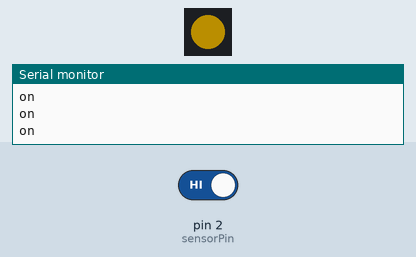
Recording of a sketch running on a simulated Arduino Uno, built with avr-gcc and run on an emulated ATmega328P. Parts: 1 RGB LEDs in strip order, left to right, the last lines printed to the serial monitor. The test bench sets the inputs (shaded band); at power-on: pin 2 (sensorPin) HIGH. Dim RGB values are drawn brighter than linear.

Above: at 1.9 s.
2.0 s: pin 2 (sensorPin) driven LOW
At 2.19 s:
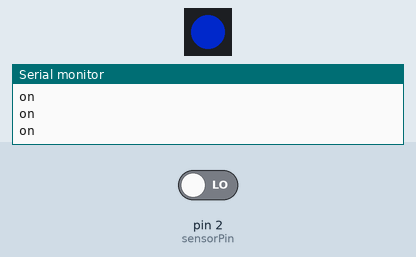
At 2.6 s:
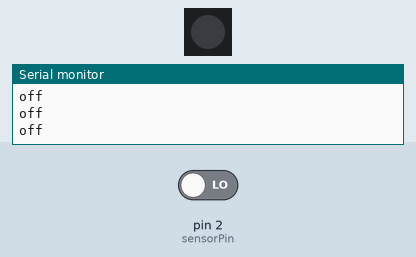
3.7 s: pin 2 (sensorPin) driven HIGH
At 3.85 s:
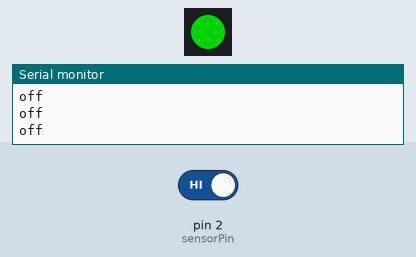
Timing chart, 0 to 19.3 s (numbered marks = the images above; inputs shaded):
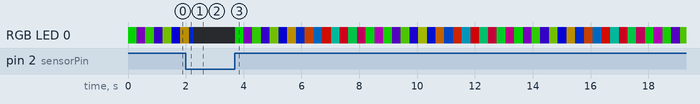

Measured:
- after the input at 3.7 s, RGB LED 0: off → RGB(0, 128, 0) at once, → RGB(51, 0, 77) 0.30 s later, → RGB(24, 104, 0) 0.30 s later, → RGB(27, 0, 101) 0.30 s later, … (52 changes in this stretch)

The sketch:

pir_rgb.ino
```cpp
// Include the Adafruit NeoPixel library to control the LED strip
#include <Adafruit_NeoPixel.h>

// Define sensorPin to read input signal (e.g., from a button or sensor)
byte sensorPin = 2;
// Define PIN_LED as the pin that sends control signals to the LED strip's Data Input (DI)
#define PIN_LED 13
// Define NUM_LED as the number of LEDs in the strip
#define NUM_LED 1

// Create an instance of the Adafruit_NeoPixel class to control the LED strip
Adafruit_NeoPixel RGB_Strip = Adafruit_NeoPixel(NUM_LED, PIN_LED, NEO_GRB + NEO_KHZ800);

void setup() {
  // Set the sensorPin as an INPUT
  pinMode(sensorPin,INPUT);
  // Initialize the NeoPixel strip
  RGB_Strip.begin();
  // Initialize all pixels to 'off'
  RGB_Strip.show();
  // Set the initial brightness of the strip to 0 (range is from 0 (darkest) to 255 (brightest))
  RGB_Strip.setBrightness(0);
  // Begin serial communication at a baud rate of 9600
  Serial.begin(9600);
}

void loop() {
  // Read the state of the sensorPin (0 or 1)
  byte state = digitalRead(sensorPin);

  // If the sensorPin reads LOW (0), turn off the LEDs
  if (state == 0) {
    RGB_Strip.setBrightness(0);
    RGB_Strip.show();
    // Print "off" to the serial monitor
    Serial.println("off");
  }
  // If the sensorPin reads HIGH (1), turn on the LEDs with a rainbow effect
  else if (state == 1) {
    RGB_Strip.setBrightness(128); // Set brightness to half
    rainbow(2);  // Call the rainbow function to create a rainbow effect
    // Print "on" to the serial monitor
    Serial.println("on");
  }
}

// Function to fill the strip with a solid color, one pixel at a time
void colorWipe(uint32_t c, uint16_t wait) {
  for (uint16_t i = 0; i < RGB_Strip.numPixels(); i++) {
    RGB_Strip.setPixelColor(i, c); // Set pixel's color (c)
    RGB_Strip.show(); // Update the strip with new color
    delay(wait); // Wait for 'wait' milliseconds
  }
}

// Function to create a rainbow effect that cycles through all pixels
void rainbow(uint8_t wait) {
  uint16_t i, j;

  for (j = 0; j < 256; j++) {
    for (i = 0; i < RGB_Strip.numPixels(); i++) {
      RGB_Strip.setPixelColor(i, Wheel((i + j) & 255)); // Calculate color and set it for each pixel
    }
    RGB_Strip.show(); // Update the strip with new colors
    delay(wait); // Wait for 'wait' milliseconds
  }
}

// Function that creates a color wheel, transitioning smoothly between RGB colors
uint32_t Wheel(byte WheelPos) {
  // Transition from red to green to blue and back to red
  if (WheelPos < 85) {
    return RGB_Strip.Color(WheelPos * 3, 255 - WheelPos * 3, 0);
  } else if (WheelPos < 170) {
    WheelPos -= 85;
    return RGB_Strip.Color(255 - WheelPos * 3, 0, WheelPos * 3);
  } else {
    WheelPos -= 170;
    return RGB_Strip.Color(0, WheelPos * 3, 255 - WheelPos * 3);
  }
}
```
